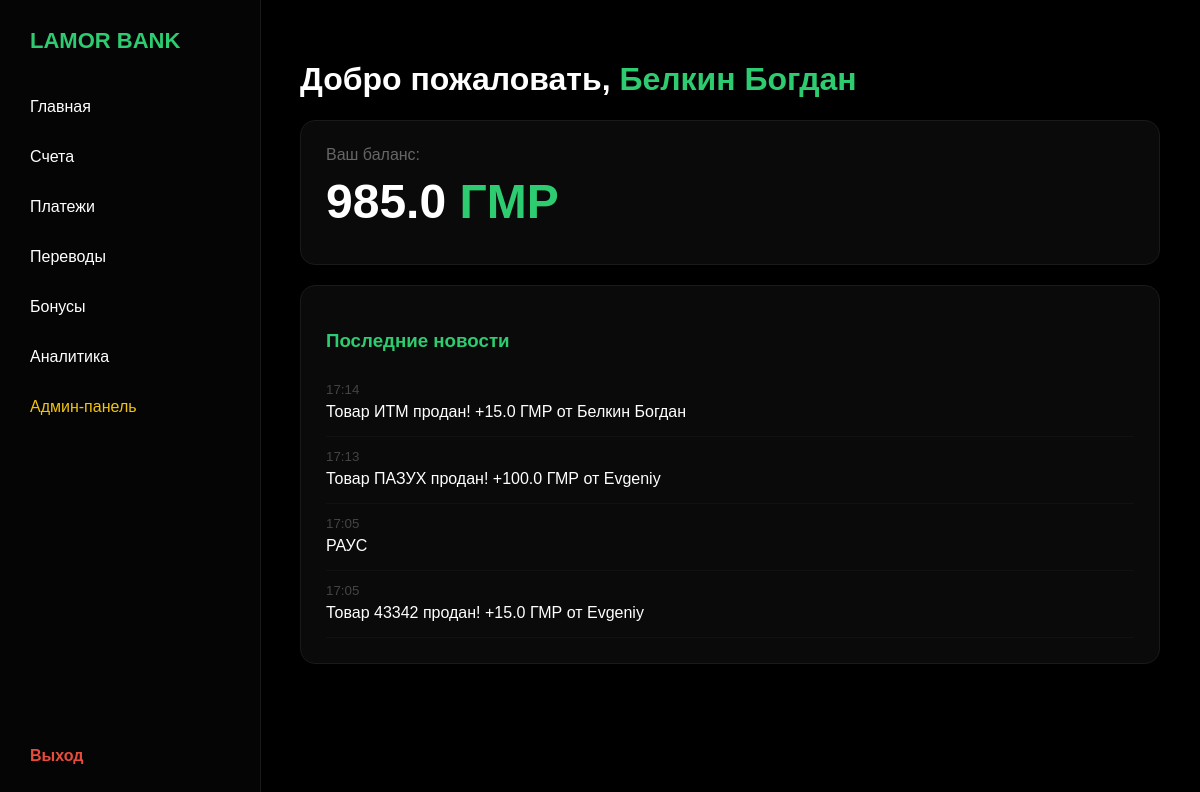
The app's page /home (signed in) with its own data.
### app.py (models this page shows)
class User(db.Model):
    id = db.Column(db.Integer, primary_key=True)
    login_id = db.Column(db.String(50), unique=True, nullable=False)
    password = db.Column(db.String(50), nullable=False)
    name = db.Column(db.String(100), nullable=False)
    is_admin = db.Column(db.Boolean, default=False)
    is_frozen = db.Column(db.Boolean, default=False)
    accounts = db.relationship('Account', backref='owner', lazy=True)

class Account(db.Model):
    id = db.Column(db.Integer, primary_key=True)
    balance = db.Column(db.Float, default=1000.0)
    user_id = db.Column(db.Integer, db.ForeignKey('user.id'), nullable=False)

class Notification(db.Model):
    id = db.Column(db.Integer, primary_key=True)
    message = db.Column(db.String(500))
    date = db.Column(db.DateTime, default=datetime.utcnow)

### app.py (the view)
@app.route('/')
@app.route('/home')
def home():
    u, acc = get_current_data()
    if not u: return redirect(url_for('login'))
    notes = Notification.query.order_by(Notification.date.desc()).all()
    return render_template('home.html', user=u, balance=acc.balance, notifications=notes, is_admin=u.is_admin)

### app.py (called while the page is built)
def get_current_data():
    if 'user_id' not in session: return None, None
    u = db.session.get(User, session['user_id'])
    if not u or u.is_frozen: return None, None
    acc = Account.query.filter_by(user_id=u.id).first()
    return u, acc

### templates/home.html (shortened to what this page needs)
<!DOCTYPE html>
<html lang="ru">
<head>
</head>
<body>
<div class="sidebar" style="width:260px; background:#050505; height:100vh; border-right:1px solid #1a1a1a; position:fixed; display:flex; flex-direction:column; margin:0; padding:0;">
    <div style="padding:30px; font-weight:900; color:#2ecc71; font-size:22px; height:22px; line-height:22px;">LAMOR BANK</div>
    <ul style="list-style:none; padding:0; margin:0;">
        <li style="height:50px;"><a href="{{ url_for('home') }}" style="display:block; padding:15px 30px; color:#fff; text-decoration:none; line-height:20px;">Главная</a></li>
        <li style="height:50px;"><a href="{{ url_for('accounts') }}" style="display:block; padding:15px 30px; color:#fff; text-decoration:none; line-height:20px;">Счета</a></li>
        <li style="height:50px;"><a href="{{ url_for('payments') }}" style="display:block; padding:15px 30px; color:#fff; text-decoration:none; line-height:20px;">Платежи</a></li>
        <li style="height:50px;"><a href="{{ url_for('transfers') }}" style="display:block; padding:15px 30px; color:#fff; text-decoration:none; line-height:20px;">Переводы</a></li>
        <li style="height:50px;"><a href="{{ url_for('bonuses') }}" style="display:block; padding:15px 30px; color:#fff; text-decoration:none; line-height:20px;">Бонусы</a></li>
        <li style="height:50px;"><a href="{{ url_for('analytics') }}" style="display:block; padding:15px 30px; color:#fff; text-decoration:none; line-height:20px;">Аналитика</a></li>
        {% if is_admin %}
        <li style="height:50px;"><a href="{{ url_for('admin') }}" style="display:block; padding:15px 30px; color:#f1c40f; text-decoration:none; line-height:20px;">Админ-панель</a></li>
        {% endif %}
    </ul>
    <div style="margin-top:auto; padding-bottom:20px;">
        <a href="{{ url_for('logout') }}" style="display:block; padding:15px 30px; color:#e74c3c; text-decoration:none; font-weight:bold;">Выход</a>
    </div>
</div>
    <div class="main">
        <h1>Добро пожаловать, <span class="accent">{{ user.name }}</span></h1>
        <div class="card">
            <p style="color: #666; margin: 0;">Ваш баланс:</p>
            <h2 style="font-size: 48px; margin: 10px 0;">{{ balance }} <span class="accent">ГМР</span></h2>
        </div>
        <div class="card">
            <h3 class="accent">Последние новости</h3>
            {% for note in notifications %}
                <div style="border-bottom: 1px solid #111; padding: 10px 0;">
                    <small style="color: #444;">{{ note.date.strftime('%H:%M') }}</small>
                    <p style="margin: 5px 0;">{{ note.message }}</p>
                </div>
            {% endfor %}
        </div>
    </div>
</body>
</html>

### templates/home.html (style rules this page uses)
body { margin: 0; background: #000; color: #fff; font-family: sans-serif; display: flex; }
.sidebar { width: 260px; background: #050505; height: 100vh; border-right: 1px solid #1a1a1a; position: fixed; }
.main { margin-left: 260px; padding: 40px; width: 100%; }
.card { background: #0a0a0a; border: 1px solid #1a1a1a; padding: 25px; border-radius: 15px; margin-bottom: 20px; }
.accent { color: #2ecc71; }

### records on screen
User: name "Белкин Богдан"
Account: balance "985.0"
Notification: date "17:14", message "Товар ИТМ продан! +15.0 ГМР от Белкин Богдан"
Notification: date "17:13", message "Товар ПАЗУХ продан! +100.0 ГМР от Evgeniy"
Notification: date "17:05", message "РАУС"
Notification: date "17:05", message "Товар 43342 продан! +15.0 ГМР от Evgeniy"
